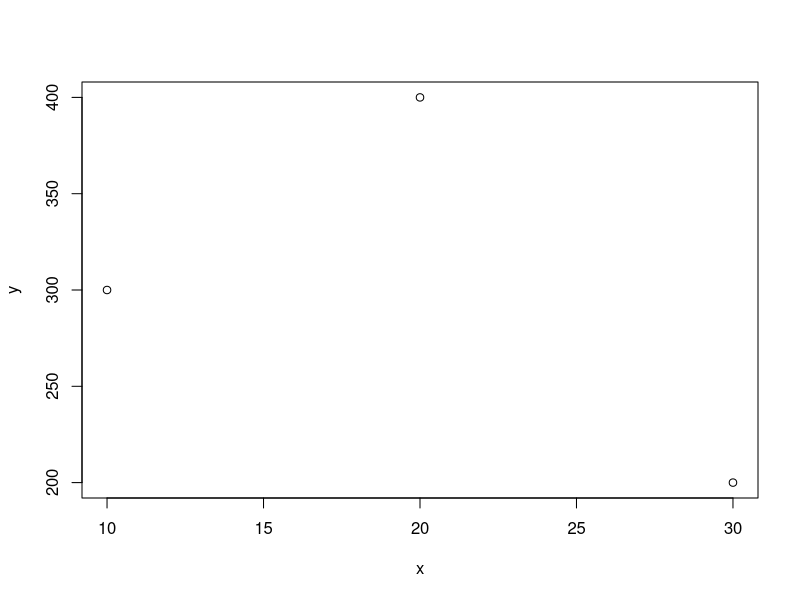
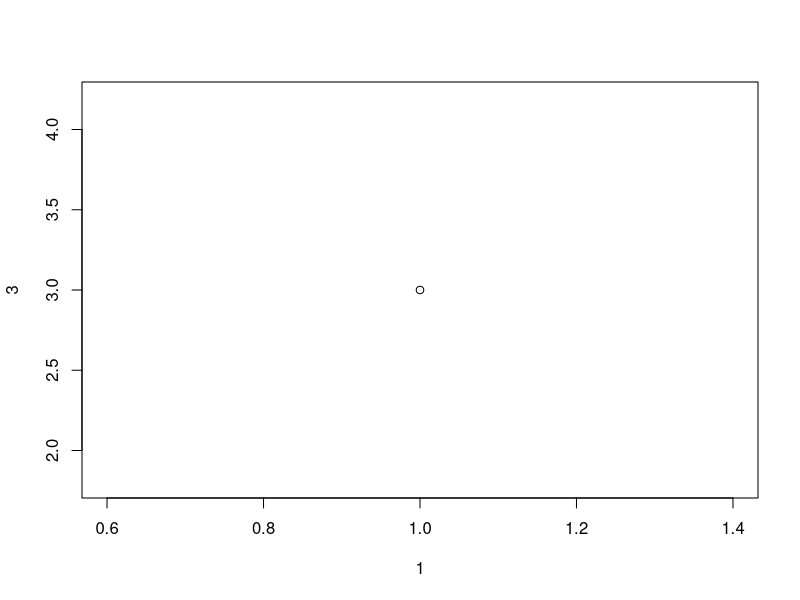
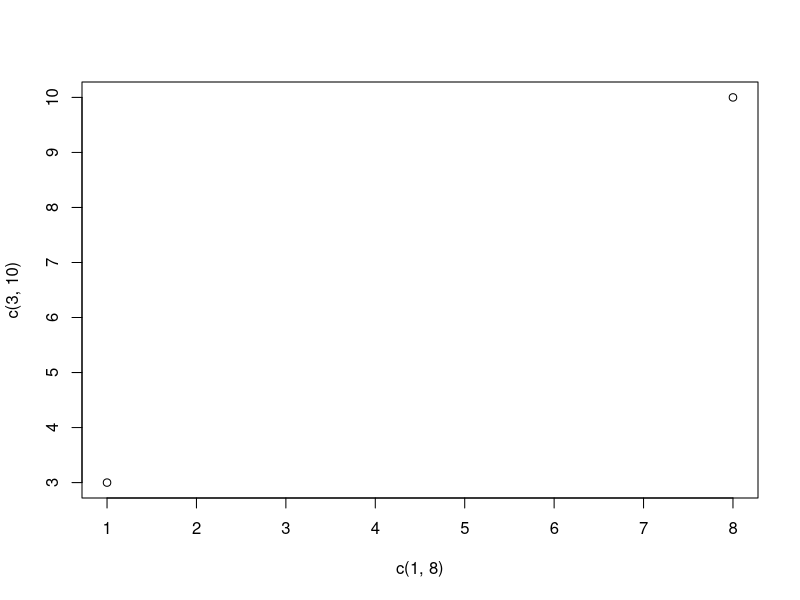
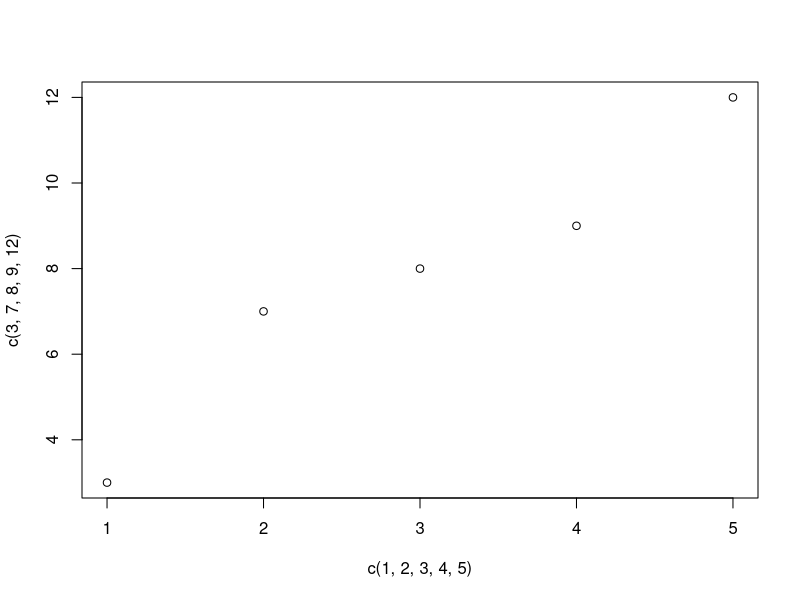
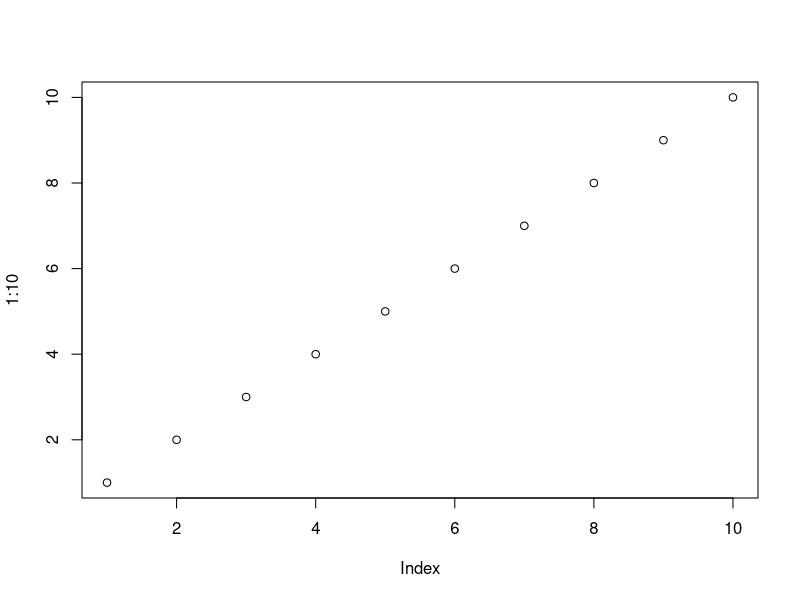
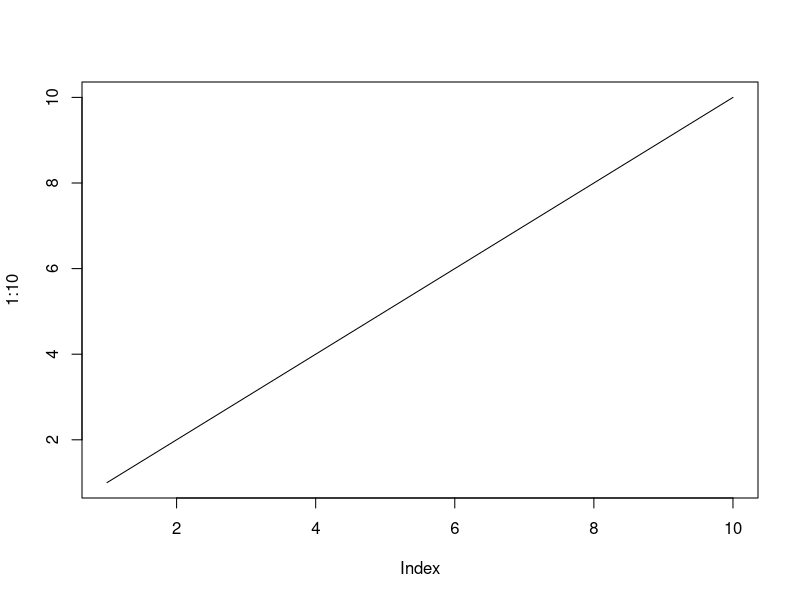
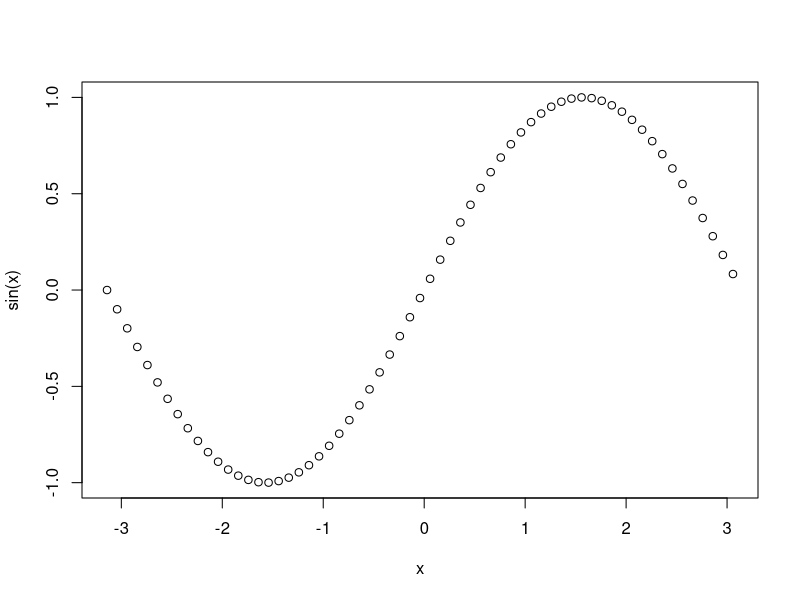
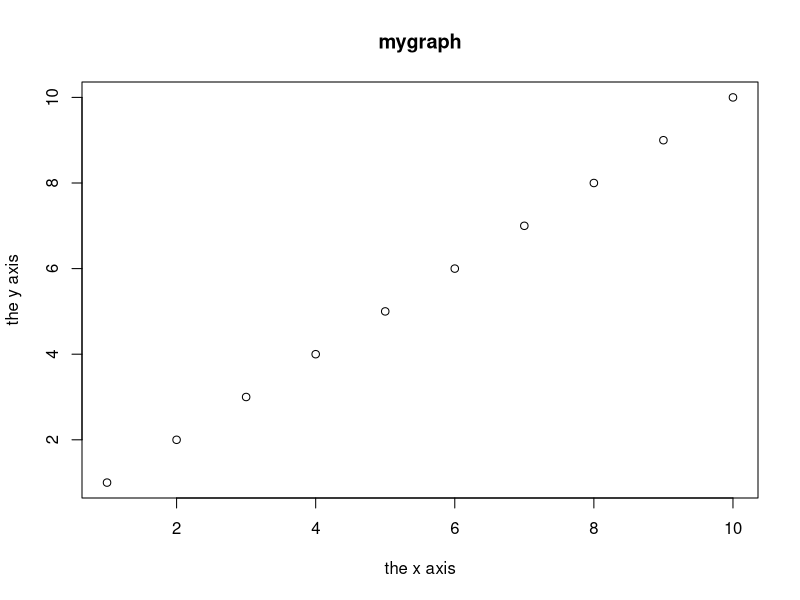

R code for these plots, in order:
x<-c(10,20,30)
y<-c(300,400,200)
plot(x,y)

plot(1,3)

plot(c(1,8),c(3,10))

plot(c(1,2,3,4,5),c(3,7,8,9,12))

plot(1:10)

plot(1:10,type="l")

x<-seq(-pi,pi,0.1)
plot(x,sin(x))

plot(1:10,main="mygraph",xlab="the x axis",ylab="the y axis")

plot(x,sin(x),main="the sine function",ylab="sin(x)")

plot(x,sin(x),main="the sine function",ylab="sin(x)",type="l",col="blue")

plot(x,sin(x),main="the sine function",ylab="sin(x)",type="o",col="blue")

plot(x,sin(x),main="the sine function",ylab="sin(x)",type="h",col="blue")

plot(x,sin(x),main="the sine function",ylab="sin(x)",type="n",col="blue")

plot(x,sin(x),main="overlaying graphs",ylab="",type="l",col="blue")
lines(x,cos(x),col="red")

legend("bottomright",c("sin(x)","cos(x)"),fill=c("blue","red"))

plot(1:10)
plot(1:10,cex=2)
plot(1:10,pch=25,cex=2)
plot(1:10,pch=20,cex=2)


x=seq(2,10,0.1)                                
y1=x^2
y2=x^3
plot(x,y1,type="l",col="red")
plot(x,y2,col="green")
legend("bottomright",inset=0.05,c("Squares","cubes"),lty=1,col=c("red","green"),title="graphtype")


rainfall<-c(799,1174.8,865.1,1334.6,635.4,918.5,685.5,998.6,784.2,985,882.8,1071)
rainfall.timeseries<-ts(rainfall,start=c(1012,1),frequency=12)
print(rainfall.timeseries)
plot(rainfall.timeseries)
